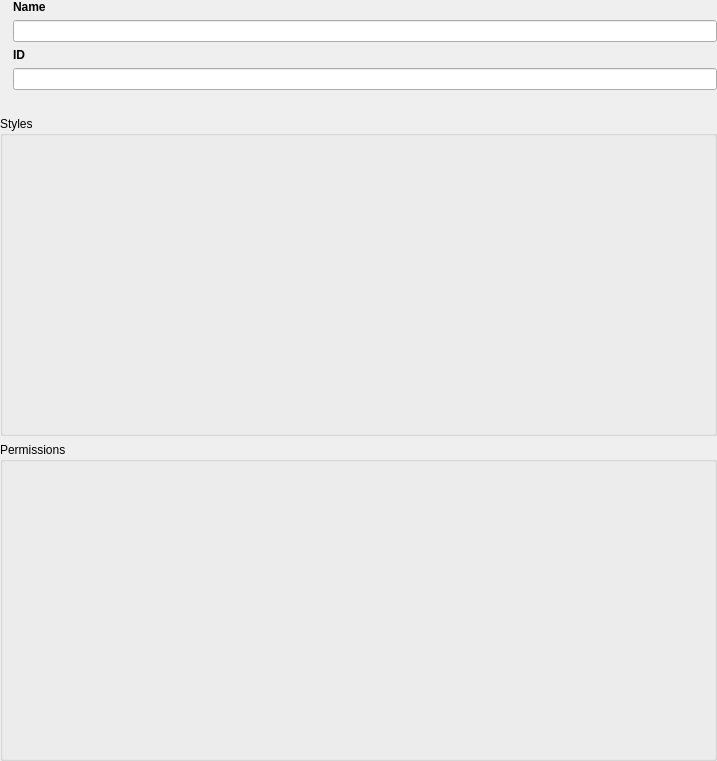
<?xml version="1.0" encoding="UTF-8"?>
<ui version="4.0">
 <class>Form</class>
 <widget class="QWidget" name="Form">
  <property name="geometry">
   <rect>
    <x>0</x>
    <y>0</y>
    <width>717</width>
    <height>761</height>
   </rect>
  </property>
  <property name="windowTitle">
   <string>Form</string>
  </property>
  <layout class="QGridLayout" name="gridLayout_2" rowstretch="0,0,0,0,0,1,1">
   <property name="leftMargin">
    <number>0</number>
   </property>
   <property name="topMargin">
    <number>0</number>
   </property>
   <property name="rightMargin">
    <number>0</number>
   </property>
   <property name="bottomMargin">
    <number>0</number>
   </property>
   <item row="1" column="1">
    <widget class="QLineEdit" name="lne_name">
     <property name="readOnly">
      <bool>true</bool>
     </property>
    </widget>
   </item>
   <item row="0" column="1">
    <widget class="QLabel" name="lbl_name_display">
     <property name="sizePolicy">
      <sizepolicy hsizetype="Fixed" vsizetype="Fixed">
       <horstretch>0</horstretch>
       <verstretch>0</verstretch>
      </sizepolicy>
     </property>
     <property name="font">
      <font>
       <weight>75</weight>
       <bold>true</bold>
      </font>
     </property>
     <property name="text">
      <string>Name</string>
     </property>
    </widget>
   </item>
   <item row="6" column="0" colspan="2">
    <widget class="QgsCollapsibleGroupBox" name="gpb_permissions">
     <property name="title">
      <string>Permissions</string>
     </property>
     <property name="collapsed">
      <bool>false</bool>
     </property>
     <layout class="QGridLayout" name="gridLayout">
      <item row="0" column="0">
       <widget class="PermissionsWidget" name="wdg_permissions" native="true"/>
      </item>
     </layout>
    </widget>
   </item>
   <item row="4" column="0" colspan="2">
    <widget class="QLabel" name="lbl_status">
     <property name="text">
      <string notr="true">&lt;status_label&gt;</string>
     </property>
     <property name="wordWrap">
      <bool>true</bool>
     </property>
    </widget>
   </item>
   <item row="0" column="0">
    <widget class="QLabel" name="lbl_status_icon">
     <property name="text">
      <string notr="true">&lt;status_icon&gt;</string>
     </property>
    </widget>
   </item>
   <item row="2" column="1">
    <widget class="QLabel" name="lbl_id_display">
     <property name="sizePolicy">
      <sizepolicy hsizetype="Fixed" vsizetype="Fixed">
       <horstretch>0</horstretch>
       <verstretch>0</verstretch>
      </sizepolicy>
     </property>
     <property name="font">
      <font>
       <weight>75</weight>
       <bold>true</bold>
      </font>
     </property>
     <property name="text">
      <string>ID</string>
     </property>
    </widget>
   </item>
   <item row="3" column="1">
    <widget class="QLineEdit" name="lne_id">
     <property name="readOnly">
      <bool>true</bool>
     </property>
    </widget>
   </item>
   <item row="5" column="0" colspan="2">
    <widget class="QgsCollapsibleGroupBox" name="gpb_styles">
     <property name="title">
      <string>Styles</string>
     </property>
     <property name="collapsed">
      <bool>false</bool>
     </property>
     <layout class="QGridLayout" name="gridLayout_3">
      <item row="0" column="0">
       <widget class="ConfigurationStylesWidget" name="wdg_styles" native="true"/>
      </item>
     </layout>
    </widget>
   </item>
  </layout>
 </widget>
 <customwidgets>
  <customwidget>
   <class>QgsCollapsibleGroupBox</class>
   <extends>QGroupBox</extends>
   <header>qgscollapsiblegroupbox.h</header>
   <container>1</container>
  </customwidget>
  <customwidget>
   <class>PermissionsWidget</class>
   <extends>QWidget</extends>
   <header>geoplateforme.gui.permissions.wdg_permissions</header>
   <container>1</container>
  </customwidget>
  <customwidget>
   <class>ConfigurationStylesWidget</class>
   <extends>QWidget</extends>
   <header>geoplateforme.gui.styles.wdg_configuration_style</header>
   <container>1</container>
  </customwidget>
 </customwidgets>
 <resources/>
 <connections/>
</ui>
